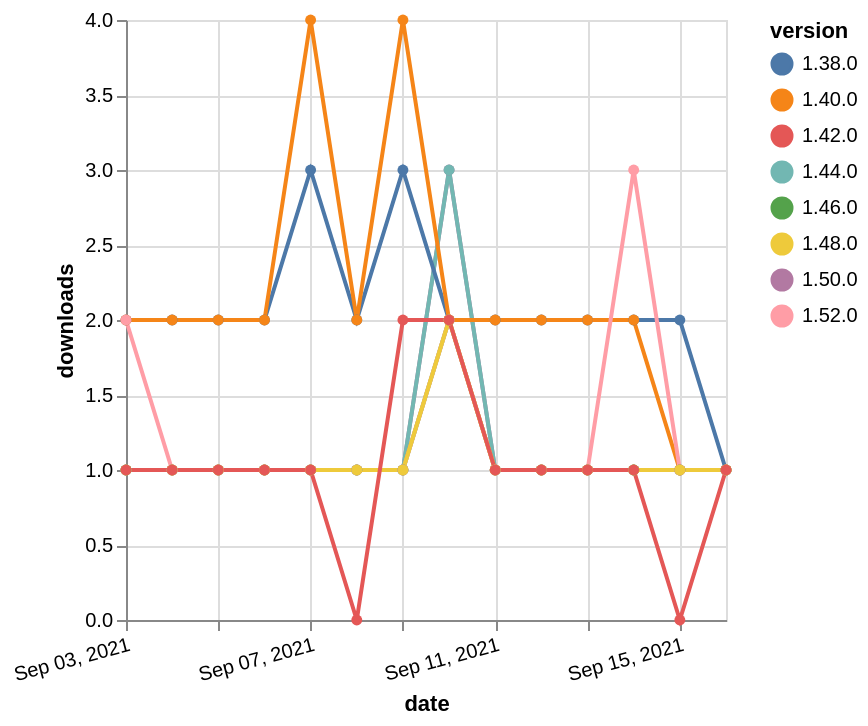

Express this chart as Vega-Lite.
### Vega-Lite specification from a JSON file in a GitHub repository (floating-point values rounded to 4 significant figures)
{"$schema": "https://vega.github.io/schema/vega-lite/v5.json", "description": "A simple bar chart with embedded data.", "data": {"values": [{"date": "2021-09-03", "total": 177, "delta": 1, "version": "1.50.0"}, {"date": "2021-09-04", "total": 178, "delta": 1, "version": "1.50.0"}, {"date": "2021-09-05", "total": 179, "delta": 1, "version": "1.50.0"}, {"date": "2021-09-06", "total": 180, "delta": 1, "version": "1.50.0"}, {"date": "2021-09-07", "total": 181, "delta": 1, "version": "1.50.0"}, {"date": "2021-09-08", "total": 182, "delta": 1, "version": "1.50.0"}, {"date": "2021-09-09", "total": 183, "delta": 1, "version": "1.50.0"}, {"date": "2021-09-10", "total": 186, "delta": 3, "version": "1.50.0"}, {"date": "2021-09-11", "total": 187, "delta": 1, "version": "1.50.0"}, {"date": "2021-09-12", "total": 188, "delta": 1, "version": "1.50.0"}, {"date": "2021-09-13", "total": 189, "delta": 1, "version": "1.50.0"}, {"date": "2021-09-14", "total": 190, "delta": 1, "version": "1.50.0"}, {"date": "2021-09-15", "total": 191, "delta": 1, "version": "1.50.0"}, {"date": "2021-09-16", "total": 192, "delta": 1, "version": "1.50.0"}, {"date": "2021-09-03", "total": 318, "delta": 1, "version": "1.44.0"}, {"date": "2021-09-04", "total": 319, "delta": 1, "version": "1.44.0"}, {"date": "2021-09-05", "total": 320, "delta": 1, "version": "1.44.0"}, {"date": "2021-09-06", "total": 321, "delta": 1, "version": "1.44.0"}, {"date": "2021-09-07", "total": 322, "delta": 1, "version": "1.44.0"}, {"date": "2021-09-08", "total": 323, "delta": 1, "version": "1.44.0"}, {"date": "2021-09-09", "total": 324, "delta": 1, "version": "1.44.0"}, {"date": "2021-09-10", "total": 327, "delta": 3, "version": "1.44.0"}, {"date": "2021-09-11", "total": 328, "delta": 1, "version": "1.44.0"}, {"date": "2021-09-12", "total": 329, "delta": 1, "version": "1.44.0"}, {"date": "2021-09-13", "total": 330, "delta": 1, "version": "1.44.0"}, {"date": "2021-09-14", "total": 331, "delta": 1, "version": "1.44.0"}, {"date": "2021-09-15", "total": 332, "delta": 1, "version": "1.44.0"}, {"date": "2021-09-16", "total": 333, "delta": 1, "version": "1.44.0"}, {"date": "2021-09-03", "total": 2332, "delta": 2, "version": "1.38.0"}, {"date": "2021-09-04", "total": 2334, "delta": 2, "version": "1.38.0"}, {"date": "2021-09-05", "total": 2336, "delta": 2, "version": "1.38.0"}, {"date": "2021-09-06", "total": 2338, "delta": 2, "version": "1.38.0"}, {"date": "2021-09-07", "total": 2341, "delta": 3, "version": "1.38.0"}, {"date": "2021-09-08", "total": 2343, "delta": 2, "version": "1.38.0"}, {"date": "2021-09-09", "total": 2346, "delta": 3, "version": "1.38.0"}, {"date": "2021-09-10", "total": 2348, "delta": 2, "version": "1.38.0"}, {"date": "2021-09-11", "total": 2350, "delta": 2, "version": "1.38.0"}, {"date": "2021-09-12", "total": 2352, "delta": 2, "version": "1.38.0"}, {"date": "2021-09-13", "total": 2354, "delta": 2, "version": "1.38.0"}, {"date": "2021-09-14", "total": 2356, "delta": 2, "version": "1.38.0"}, {"date": "2021-09-15", "total": 2358, "delta": 2, "version": "1.38.0"}, {"date": "2021-09-16", "total": 2359, "delta": 1, "version": "1.38.0"}, {"date": "2021-09-03", "total": 2460, "delta": 2, "version": "1.40.0"}, {"date": "2021-09-04", "total": 2462, "delta": 2, "version": "1.40.0"}, {"date": "2021-09-05", "total": 2464, "delta": 2, "version": "1.40.0"}, {"date": "2021-09-06", "total": 2466, "delta": 2, "version": "1.40.0"}, {"date": "2021-09-07", "total": 2470, "delta": 4, "version": "1.40.0"}, {"date": "2021-09-08", "total": 2472, "delta": 2, "version": "1.40.0"}, {"date": "2021-09-09", "total": 2476, "delta": 4, "version": "1.40.0"}, {"date": "2021-09-10", "total": 2478, "delta": 2, "version": "1.40.0"}, {"date": "2021-09-11", "total": 2480, "delta": 2, "version": "1.40.0"}, {"date": "2021-09-12", "total": 2482, "delta": 2, "version": "1.40.0"}, {"date": "2021-09-13", "total": 2484, "delta": 2, "version": "1.40.0"}, {"date": "2021-09-14", "total": 2486, "delta": 2, "version": "1.40.0"}, {"date": "2021-09-15", "total": 2487, "delta": 1, "version": "1.40.0"}, {"date": "2021-09-16", "total": 2488, "delta": 1, "version": "1.40.0"}, {"date": "2021-09-03", "total": 175, "delta": 1, "version": "1.46.0"}, {"date": "2021-09-04", "total": 176, "delta": 1, "version": "1.46.0"}, {"date": "2021-09-05", "total": 177, "delta": 1, "version": "1.46.0"}, {"date": "2021-09-06", "total": 178, "delta": 1, "version": "1.46.0"}, {"date": "2021-09-07", "total": 179, "delta": 1, "version": "1.46.0"}, {"date": "2021-09-08", "total": 180, "delta": 1, "version": "1.46.0"}, {"date": "2021-09-09", "total": 181, "delta": 1, "version": "1.46.0"}, {"date": "2021-09-10", "total": 183, "delta": 2, "version": "1.46.0"}, {"date": "2021-09-11", "total": 184, "delta": 1, "version": "1.46.0"}, {"date": "2021-09-12", "total": 185, "delta": 1, "version": "1.46.0"}, {"date": "2021-09-13", "total": 186, "delta": 1, "version": "1.46.0"}, {"date": "2021-09-14", "total": 187, "delta": 1, "version": "1.46.0"}, {"date": "2021-09-15", "total": 188, "delta": 1, "version": "1.46.0"}, {"date": "2021-09-16", "total": 189, "delta": 1, "version": "1.46.0"}, {"date": "2021-09-03", "total": 119, "delta": 2, "version": "1.52.0"}, {"date": "2021-09-04", "total": 120, "delta": 1, "version": "1.52.0"}, {"date": "2021-09-05", "total": 121, "delta": 1, "version": "1.52.0"}, {"date": "2021-09-06", "total": 122, "delta": 1, "version": "1.52.0"}, {"date": "2021-09-07", "total": 123, "delta": 1, "version": "1.52.0"}, {"date": "2021-09-08", "total": 124, "delta": 1, "version": "1.52.0"}, {"date": "2021-09-09", "total": 125, "delta": 1, "version": "1.52.0"}, {"date": "2021-09-10", "total": 127, "delta": 2, "version": "1.52.0"}, {"date": "2021-09-11", "total": 128, "delta": 1, "version": "1.52.0"}, {"date": "2021-09-12", "total": 129, "delta": 1, "version": "1.52.0"}, {"date": "2021-09-13", "total": 130, "delta": 1, "version": "1.52.0"}, {"date": "2021-09-14", "total": 133, "delta": 3, "version": "1.52.0"}, {"date": "2021-09-15", "total": 134, "delta": 1, "version": "1.52.0"}, {"date": "2021-09-16", "total": 135, "delta": 1, "version": "1.52.0"}, {"date": "2021-09-03", "total": 150, "delta": 1, "version": "1.48.0"}, {"date": "2021-09-04", "total": 151, "delta": 1, "version": "1.48.0"}, {"date": "2021-09-05", "total": 152, "delta": 1, "version": "1.48.0"}, {"date": "2021-09-06", "total": 153, "delta": 1, "version": "1.48.0"}, {"date": "2021-09-07", "total": 154, "delta": 1, "version": "1.48.0"}, {"date": "2021-09-08", "total": 155, "delta": 1, "version": "1.48.0"}, {"date": "2021-09-09", "total": 156, "delta": 1, "version": "1.48.0"}, {"date": "2021-09-10", "total": 158, "delta": 2, "version": "1.48.0"}, {"date": "2021-09-11", "total": 159, "delta": 1, "version": "1.48.0"}, {"date": "2021-09-12", "total": 160, "delta": 1, "version": "1.48.0"}, {"date": "2021-09-13", "total": 161, "delta": 1, "version": "1.48.0"}, {"date": "2021-09-14", "total": 162, "delta": 1, "version": "1.48.0"}, {"date": "2021-09-15", "total": 163, "delta": 1, "version": "1.48.0"}, {"date": "2021-09-16", "total": 164, "delta": 1, "version": "1.48.0"}, {"date": "2021-09-03", "total": 232, "delta": 1, "version": "1.42.0"}, {"date": "2021-09-04", "total": 233, "delta": 1, "version": "1.42.0"}, {"date": "2021-09-05", "total": 234, "delta": 1, "version": "1.42.0"}, {"date": "2021-09-06", "total": 235, "delta": 1, "version": "1.42.0"}, {"date": "2021-09-07", "total": 236, "delta": 1, "version": "1.42.0"}, {"date": "2021-09-08", "total": 236, "delta": 0, "version": "1.42.0"}, {"date": "2021-09-09", "total": 238, "delta": 2, "version": "1.42.0"}, {"date": "2021-09-10", "total": 240, "delta": 2, "version": "1.42.0"}, {"date": "2021-09-11", "total": 241, "delta": 1, "version": "1.42.0"}, {"date": "2021-09-12", "total": 242, "delta": 1, "version": "1.42.0"}, {"date": "2021-09-13", "total": 243, "delta": 1, "version": "1.42.0"}, {"date": "2021-09-14", "total": 244, "delta": 1, "version": "1.42.0"}, {"date": "2021-09-15", "total": 244, "delta": 0, "version": "1.42.0"}, {"date": "2021-09-16", "total": 245, "delta": 1, "version": "1.42.0"}]}, "width": "container", "mark": {"type": "line", "point": {"filled": true}}, "encoding": {"x": {"field": "date", "type": "temporal", "timeUnit": "yearmonthdate", "title": "date", "axis": {"labelAngle": -15}}, "y": {"field": "delta", "type": "quantitative", "title": "downloads"}, "color": {"field": "version", "type": "nominal"}, "tooltip": {"field": "delta"}}}
